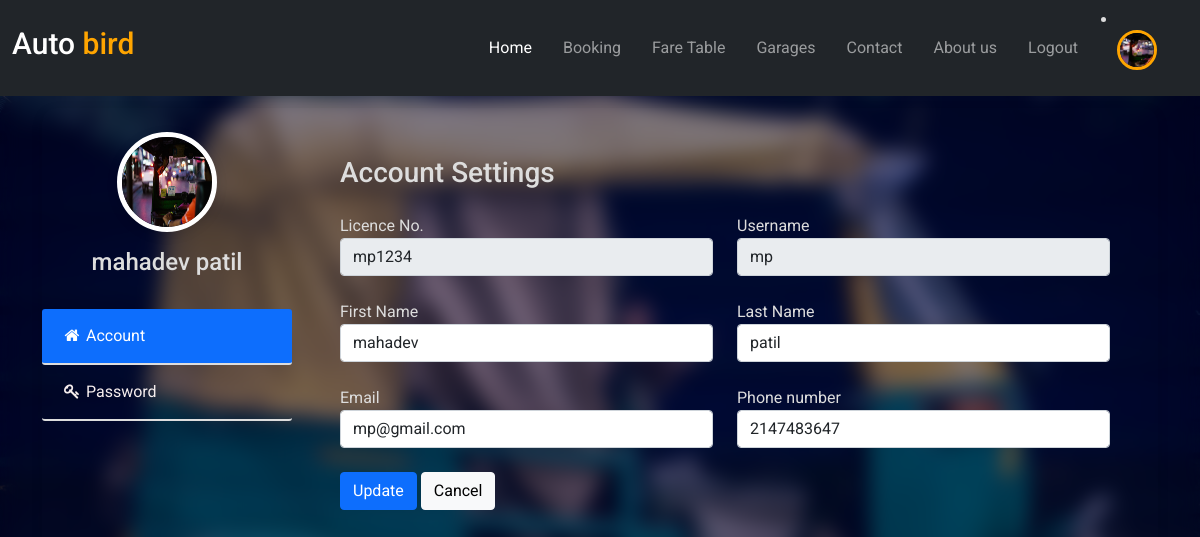
Screenshot of /driver/driverprofile.php (signed in) with the database file from the repository.
### tables this page shows
CREATE TABLE `kkdriver` (
  `did` int(11) NOT NULL,
  `fname` varchar(20) NOT NULL,
  `lname` varchar(20) NOT NULL,
  `email` varchar(20) NOT NULL,
  `lno` varchar(20) NOT NULL,
  `phone` int(11) NOT NULL,
  `latitude` double DEFAULT NULL,
  `longitude` double DEFAULT NULL,
  `location_name` varchar(255) DEFAULT NULL,
  `photo` varchar(255) NOT NULL,
  `username` varchar(15) NOT NULL,
  `password` varchar(16) NOT NULL,
  `status` int(1) NOT NULL,
  `is_assigned` tinyint(4) DEFAULT 0,
  `last_assigned` datetime DEFAULT NULL,
  `total_rides` int(11) DEFAULT 0
);

### driver/driverprofile.php (the view, shortened to what this page needs)
<?php
include 'header.php';
?>
<head>
    <link rel="stylesheet" href="https://stackpath.bootstrapcdn.com/font-awesome/4.7.0/css/font-awesome.min.css">
    <link rel="stylesheet" type="text/css" href="../css/driver/driverprofile.css">
</head>
<body>
    <section class="py-1 my-2">
        <div class="container">
            <div class="profilecontainer shadow rounded-lg d-block d-sm-flex">
                <div class="profile-tab-nav border-right">
                    <div class="p-4">
                        <div class="img-circle text-center mb-3">
                            <img src="../images/driver/<?php echo ($driver['photo'] != null) ? $driver['photo'] : "default.png";
                            ?>" alt="Image" class="shadow">
                        </div>
                        <h4 class="text-center">
                            <?= $driver['fname'] . ' ' . $driver['lname'] ?>
                        </h4>
                    </div>
                    <div class="nav flex-column nav-pills" id="v-pills-tab" role="tablist" aria-orientation="vertical">
                        <a class="nav-link active" id="account-tab" data-toggle="pill" href="#account" role="tab"
                            aria-controls="account" aria-selected="true">
                            <i class="fa fa-home text-center mr-1"></i>
                            Account
                        </a>
                        <a class="nav-link" id="password-tab" data-toggle="pill" href="#password" role="tab"
                            aria-controls="password" aria-selected="false">
                            <i class="fa fa-key text-center mr-1"></i>
                            Password
                        </a>
                    </div>
                </div>
                <div class="tab-content p-4 p-md-5" id="v-pills-tabContent">
                    <div class="tab-pane fade show active" id="account" role="tabpanel" aria-labelledby="account-tab">
                        <h3 class="mb-4">Account Settings</h3>
                        <form method="POST" action="">
                            <div class="row">
                                <div class="col-md-6">
                                    <div class="form-group">
                                        <label>Licence No.</label>
                                        <input type="text" class="form-control disabled" disabled
                                            value="<?= $driver['lno'] ?>">
                                    </div>
                                </div>
                                <div class="col-md-6">
                                    <div class="form-group">
                                        <label>Username</label>
                                        <input type="text" class="form-control disabled " disabled
                                            value="<?= $driver['username'] ?>">
                                    </div>
                                </div>
                                <div class="col-md-6">
                                    <div class="form-group">
                                        <label>First Name</label>
                                        <input type="text" name="fname" class="form-control"
                                            value="<?= $driver['fname'] ?>">
                                    </div>
                                </div>
                                <div class="col-md-6">
                                    <div class="form-group">
                                        <label>Last Name</label>
                                        <input type="text" name="lname" class="form-control"
                                            value="<?= $driver['lname'] ?>">
                                    </div>
                                </div>
                                <div class="col-md-6">
                                    <div class="form-group">
                                        <label>Email</label>
                                        <input type="text" name="email" class="form-control"
                                            value="<?= $driver['email'] ?>">
                                    </div>
                                </div>
                                <div class="col-md-6">
                                    <div class="form-group">
                                        <label>Phone number</label>
                                        <input type="text" name="phone" class="form-control"
                                            value="<?= $driver['phone'] ?>">
                                    </div>
                                </div>
                            </div>
                            <div>
                                <button class="btn btn-primary" type="submit" data-toggle="modal"
                                    data-target="#updateModal" name="submit">Update</button>
                                <button class="btn btn-light">Cancel</button>
                            </div>
                        </form>
                    </div>
                </div>
            </div>
        </div>
    </section>
</body>
</html>

### driver/header.php (shortened to what this page needs)
<?php
$driver_id = $_SESSION['driver_id'];
$result = mysqli_query($mysqli, "SELECT * FROM kkdriver where did = $driver_id");
$driver = mysqli_fetch_assoc($result)
    ?>
<!DOCTYPE html>
<html lang="en">
<head>
    <link rel="stylesheet" href="../bootstrap-5.0.2-dist/css/bootstrap.min.css">
    <link rel="stylesheet" href="../fontawesome-free-5.15.1-web/fontawesome-free-5.15.1-web/css/all.css">
</head>
<body>
    <nav class="navbar navbar-expand-lg navbar-dark bg-dark" style="z-index: 100">
        <div class="container-fluid">
            <h3 class="text-white" style="font-size: 30px;">Auto<span style="color: orange;">
                    bird</span></h3>
            <div class="collapse navbar-collapse" id="navbarSupportedContent">
                <ul class="navbar-nav ms-auto mb-2 mb-lg-0">
                    <li class="nav-item">
                        <a class="nav-link active" aria-current="page" href="driverhome.php">Home</a>
                    </li>
                    <li class="nav-item">
                        <a class="nav-link" href="Booking.php">Booking</a></a>
                    </li>
                    <li class="nav-item">
                        <a class="nav-link" href="faretable.php">Fare Table</a></a>
                    </li>
                    <?php if (isset($_SESSION['user_type']) && $_SESSION['user_type'] == 'driver') { ?>
                    <li class="nav-item">
                        <a class="nav-link" href="viewgarage.php">Garages</a>
                    </li>
                    <?php } ?>
                    <li class="nav-item">
                        <a class="nav-link" href="contact.php">Contact</a>
                    </li>
                    <li class="nav-item">
                        <a class="nav-link" href="about.php">About us</a>
                    </li>
                    <?php
                    if (isset($_SESSION["dUsername"])) { ?>
                    <li class="nav-item">
                        <a class="nav-link" href="logout.php">Logout</a>
                    </li>
                    <?php
                    } else { ?>
                    <li class="nav-item">
                        <a class="nav-link" href="driverlogin.php">Logout</a>
                    </li>
                    <?php
                    }
                    ?>
                </ul>
                <li class="nav-item">
                    <a class="nav-link" href="driverprofile.php">
                        <img src="../images/driver/<?php echo ($driver['photo'] != null) ? $driver['photo'] : "default.png";
                        ?>" alt="Profile Image" class="profile-img"></a>
                </li>
            </div>
        </div>
    </nav>

### assets/css/all.css (style rules this page uses)
.fa, .fas, .far, .fal, .fad, .fab { -moz-osx-font-smoothing: grayscale; -webkit-font-smoothing: antialiased; display: inline-block; font-style: normal; font-variant: normal; text-rendering: auto; line-height: 1; }
.fa-home:before { content: "\f015"; }
.fa-key:before { content: "\f084"; }

### assets/css/driver/driverprofile.css (style rules this page uses)
body { background-image: linear-gradient(rgba(0, 0, 50, 0.5), rgba(0, 0, 50, 0.5)), url("../../images/auto7.jpg"); background-size: cover; font-family: "Roboto", sans-serif; color: #ddd; height: 100vh; -webkit-backdrop-filter: blur(10px); backdrop-filter: blur(10px); }
.shadow { box-shadow: 0 3px 12px rgba(0, 0, 0, 0.1) !important; }
.profile-tab-nav { min-width: 250px; }
.tab-content { flex: 1; }
.form-group { margin-bottom: 1.5rem; }
.profilecontainer { background-color: transparent; border-radius: 15px; }
.nav-pills a.nav-link { padding: 15px 20px; border-bottom: 2px solid #ddd; border-radius: 3px; border-color: #ddd; color: hsl(0, 30%, 95%); }
.nav-pills a.nav-link i { width: 20px; }
.img-circle img { height: 100px; width: 100px; border-radius: 100%; border: 5px solid #fff; }

### driver/header.php (style rules this page uses)
.nav-item { padding-right: 15px; }
.profile-img { width: 40px; height: 40px; border-radius: 50%; object-fit: cover; transform: translateY(-10px); border: 3px solid orange; }

### rows the page displays
kkdriver: photo (picture), fname "mahadev", lname "patil", lno "mp1234", username "mp", email "mp@gmail.com", phone "2147483647"
